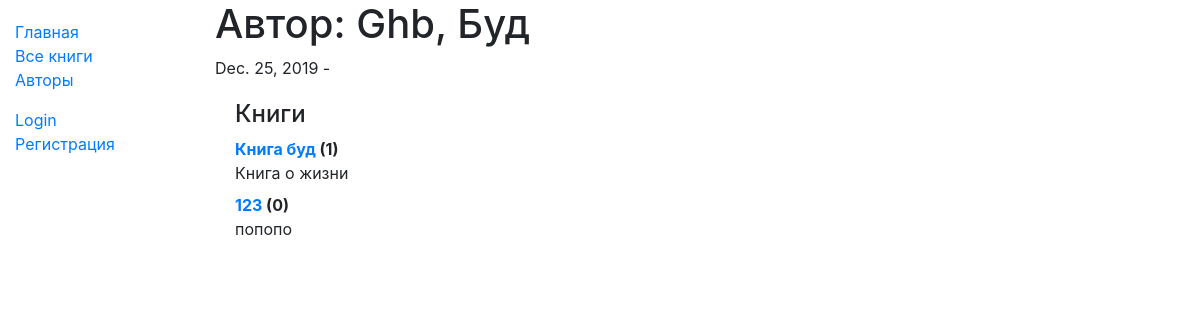
Page /catalog/author/2 on the earlier database version.
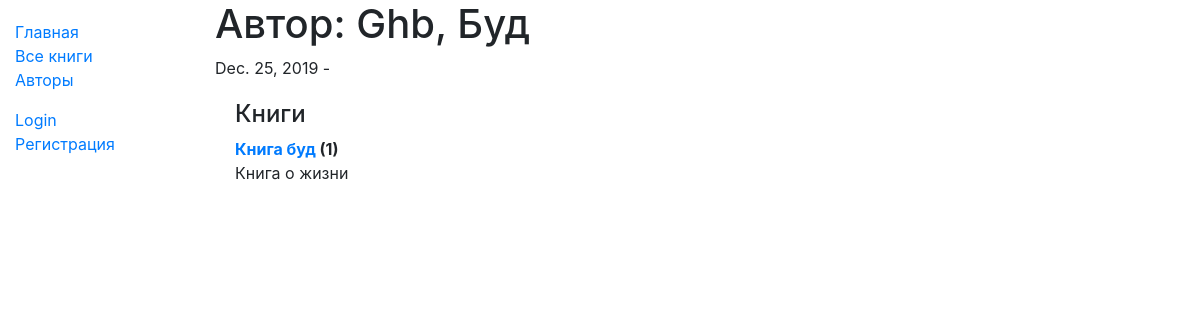
Same page on the later database version.
### catalog/models.py (models this page shows, shortened)
class Book(models.Model):
    title = models.CharField(max_length=200)
    author = models.ForeignKey('Author', on_delete=models.SET_NULL, null=True)
    summary = models.TextField(max_length=1000, help_text="Enter a brief description of the book")
    isbn = models.CharField('ISBN', max_length=13,
                            help_text='13 Character <a href="https://www.isbn-international.org/content/what-isbn'
                                      '">ISBN number</a>')
    genre = models.ManyToManyField(Genre, help_text="Select a genre for this book")
    def display_genre(self):
        return ', '.join([genre.name for genre in self.genre.all()[:3]])
    display_genre.short_description = 'Genre'
    def __str__(self):
        return self.title

### catalog/views.py (the view)
# urls.py: path('author/<int:pk>', views.AuthorDetailView.as_view(), name='author-detail'),
class AuthorDetailView(generic.DetailView):
    model = Author

### catalog/models.py (called while the page is built)
    def __str__(self):
        return '{0}, {1}'.format(self.last_name, self.first_name)

### catalog/templates/catalog/author_detail.html (shortened to what this page needs)
{% extends "base_generic.html" %}
{% block content %}
<h1>Автор: {{ author }} </h1>
<p>{{author.date_of_birth}} - {% if author.date_of_death %}{{author.date_of_death}}{% endif %}</p>
<div style="margin-left:20px;margin-top:20px">
<h4>Книги</h4>
<dl>
{% for book in author.book_set.all %}
  <dt><a href="{% url 'book-detail' book.pk %}">{{book}}</a> ({{book.bookinstance_set.all.count}})</dt>
  <dd>{{book.summary}}</dd>
{% endfor %}
</dl>
</div>
{% endblock %}

Differences in the rows shown:
removed Book: title "123", bookinstance_set.all.count "0", summary "попопо"
